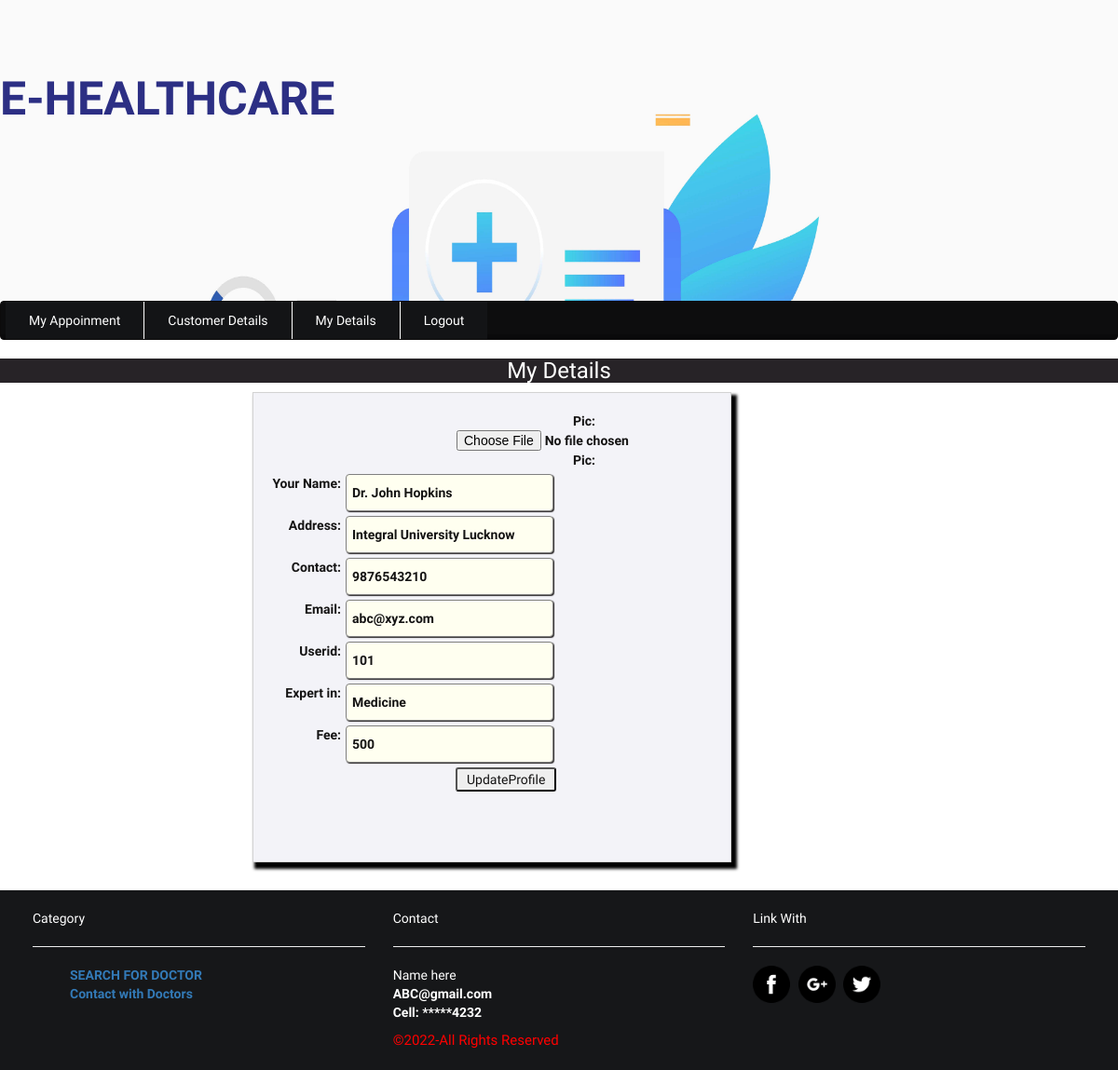
/doctors/myDetails2.php (signed in), run on the app's committed database.
### tables this page shows
CREATE TABLE `doctor` (
  `doc_id` int(22) NOT NULL,
  `doctor_id` varchar(22) NOT NULL,
  `name` varchar(22) NOT NULL,
  `address` varchar(100) NOT NULL,
  `contact` varchar(14) NOT NULL,
  `email` varchar(22) NOT NULL,
  `expertise` varchar(22) NOT NULL,
  `id` int(11) NOT NULL,
  `fee` varchar(111) NOT NULL,
  `userid` varchar(22) NOT NULL,
  `password` varchar(22) NOT NULL,
  `pic` varchar(111) NOT NULL
);

### doctors/myDetails2.php (the view, shortened to what this page needs)
<?php include('header.php'); ?>
				<?php
							include('../config.php');
							$sql="SELECT * FROM doctor where userid='" . $_SESSION["userid"] . "'";
							$q=mysqli_query($conn,$sql);
							$data=mysqli_fetch_array($q);
							$name=$data[2];
							$address=$data[3];
							$contact=$data[4];
							$email=$data[5];
							$userid=$data[9];
							$expertise=$data[6];
							$fee=$data[8];
							$pic=$data[11];
				?>
<div class="login" style="background-color:#fff;">
		<h3 class="text-center" style="background-color:#272327;color: #fff;">My Details</h3>
			<div class="formstyle" style="float: right;padding:20px;border: 1px solid lightgrey;margin-right:415px; margin-bottom:30px;background-color:#f3f3f8;color:#141313;">
				<form action="" method="post" class="text-center form-group">
					<label>
						Pic: <input type="file" name="pic" value=../doctors-pic"<?php echo $pic; ?>" required>Pic:
					</label><br><br>
					<label>
						Your Name: <input type="text" name="name" value="<?php echo $name; ?>" required>
					</label><br><br>
 					<label>
						Address: <input type="text" name="address" value="<?php echo $address; ?>"  required>
					</label><br><br>
					<label>
						Contact: <input type="text" name="contact" value="<?php echo $contact; ?>"  required="required" />
					</label><br><br>
 					<label>
						Email: <input type="email" name="email" value="<?php echo $email; ?>" " required>
					</label><br><br>
					<label>
						Userid: <input type="text" name="userid" value="<?php echo $userid; ?>"  disabled>
					</label><br><br>
					<label>
						Expert in: <input type="email" name="email" value="<?php echo $expertise; ?>"  disabled>
					</label><br><br>
					<label>
						Fee: <input type="text" name="fee" value="<?php echo $fee; ?>"  disabled>
					</label><br><br>
					<button name="submit" type="submit" style="margin-left:30px;width:108px;border-radius: 3px;">UpdateProfile</button> <br>
			</form> <br><br>
	</div>
</div>
  <?php include('../footer.php'); ?>
	</div>
</body>
</html>

### style.css (style rules this page uses)
body { padding: 5px auto; font-family: 'El Messiri', sans-serif; background:url(img/bg3.jpg) fixed no-repeat; background-size:cover; }
input[type="text"],input[type="email"],input[type="password"],input[type="number"],input[type="date"],select,option { text-align: initial; width:223px; box-shadow:1px 1px 1px #2d2a2a; height:40px; line-height: normal; line-break: inherit; background-color: ivory; align-self: normal; margin-left: 5px; border:1px solid grey; border-radius: 4px; padding:4px 6px; float: right; margin-right: 170px; }
label { cursor: pointer; float: right; }
.formstyle { box-shadow: 4px 5px 3px 2px black; }

### data on the page
doctor: name "Dr. John Hopkins", address "Integral University Lucknow", contact "9876543210", email "abc@xyz.com", userid "101", email "Medicine", fee "500"
